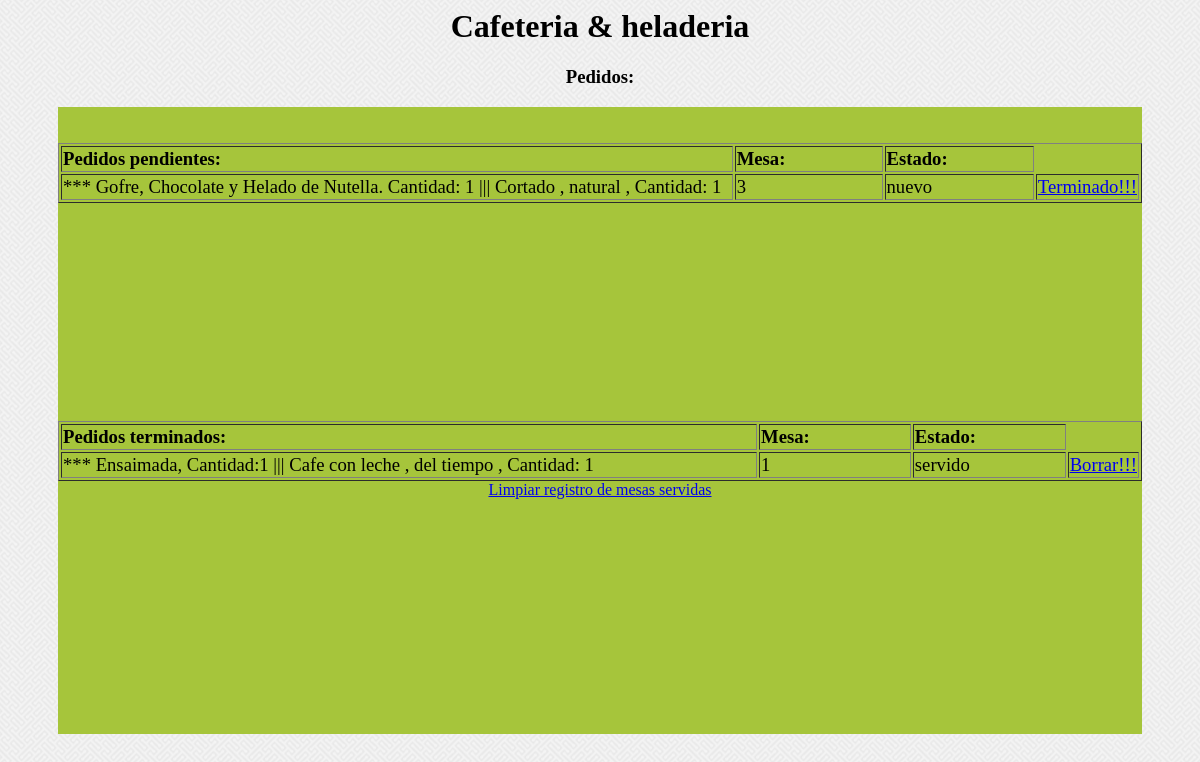
Before: / with the older database file.
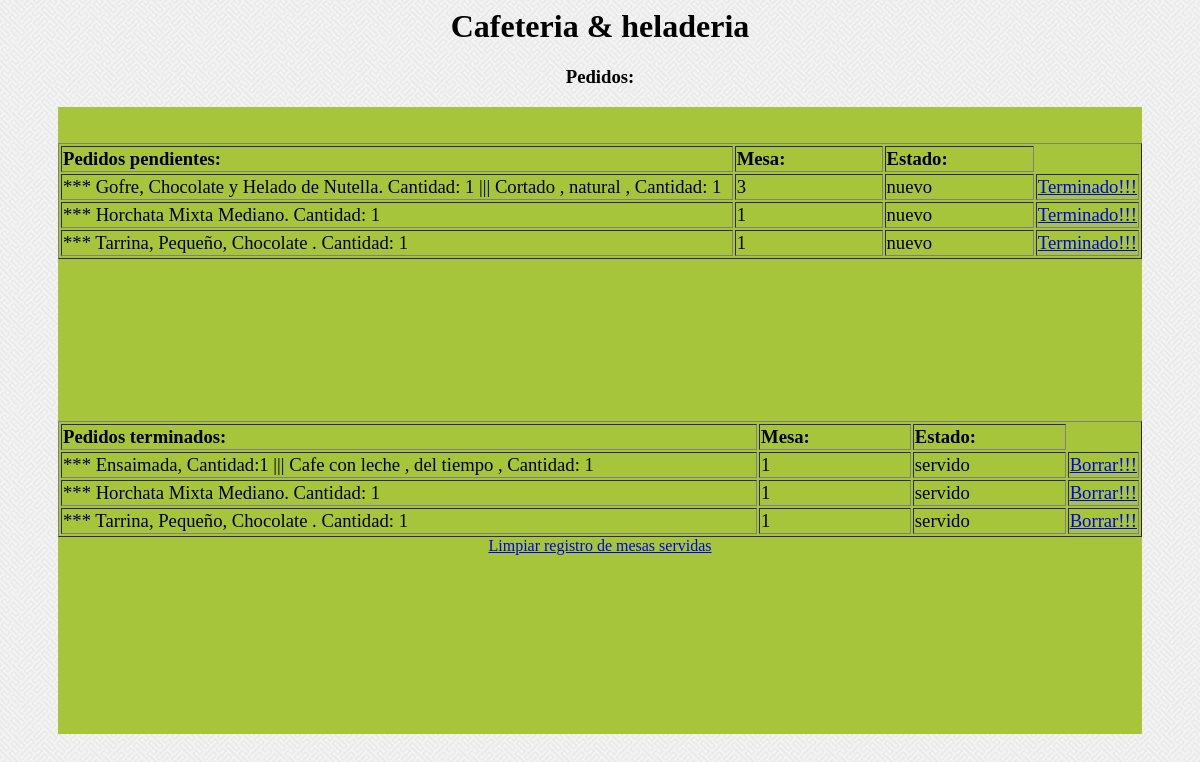
After: the same page with the newer database file.
### tables this page shows
CREATE TABLE IF NOT EXISTS `pedidos` (
  `pedido` varchar(10000) NOT NULL,
  `estado` varchar(10) NOT NULL,
  `id_mesa` int(3) NOT NULL,
  `id_pedido` int(6) NOT NULL AUTO_INCREMENT,
  PRIMARY KEY (`id_pedido`)
);

### index.php (the view, shortened to what this page needs)
<html>
<?php
  $query1 = "SELECT * FROM pedidos WHERE estado='nuevo'; ";
  $query2 = "SELECT * FROM pedidos WHERE estado='servido'; ";
  $mesasNuevas = mysql_query($query1);
  $mesasServidas = mysql_query($query2);
  ?>
<head>
<title>Cafeteria & heladeria, Panel de control</title></head>
<body background="fondo8.png">
<center><h1>Cafeteria & heladeria</h1></center>
    <div style=" padding: 0px 50px 50px 50px;">
            <center><h3>Pedidos:</h3></center>
					<div style=" height:80%; width:100%; background-color:#a6c53b;">
						<div style="overflow-y: scroll; height:50%;">
							<table border="1" style="font-size: 14pt;">
							<br></br>
								<tr>
									<td><b>Pedidos pendientes:</b></td><td><b>Mesa:</b></td><td><b>Estado:</b></td>
								</tr>
									<?php
										while($row = mysql_fetch_array($mesasNuevas)){
											echo "<tr><td id='td1'>".$row['pedido']."</td><td id='td2'>".$row['id_mesa']."</td><td id='td2'>".$row['estado'].
											"</td><td id='td2'><a href='sirve_pedidos.php?id_pedido=".$row['id_pedido']."&var1=terminado'>Terminado!!!</a></td></tr>";
										}
									?>
							</table>
						</div>
						<div style="overflow-y: scroll; height:50%;">
						<table border="1" style="font-size: 14pt;">
							<tr>
								<td><b>Pedidos terminados:</b></td><td><b>Mesa:</b></td><td><b>Estado:</b></td>
							</tr>
								<?php
									while($row = mysql_fetch_array($mesasServidas)){
										echo "<tr><td id='td1'>".$row['pedido']."</td><td id='td2'>".$row['id_mesa']."</td><td id='td2'>".$row['estado'].
										"</td><td id='td2'><a href='sirve_pedidos.php?id_pedido=".$row['id_pedido']."&var2=borrado'>Borrar!!!</a></td></tr>";
									}
								?>
						</table>
						<center><a href='sirve_pedidos.php?var3=historico'>Limpiar registro de mesas servidas</a></center>
						</div>
					</div>
    </div>
</body>
</html>

### index.php (style rules this page uses)
#td1 { width:70%; }
#td2 { width:15%; }

Changed rows visible on the page:
added pedidos: pedido "*** Horchata Mixta Mediano. Cantidad: 1", id_mesa "1", estado "nuevo", shown under "Pedidos:"
added pedidos: pedido "*** Tarrina, Pequeño, Chocolate . Cantidad: 1", id_mesa "1", estado "nuevo", shown under "Pedidos:"
added pedidos: pedido "*** Horchata Mixta Mediano. Cantidad: 1", id_mesa "1", estado "servido"
added pedidos: pedido "*** Tarrina, Pequeño, Chocolate . Cantidad: 1", id_mesa "1", estado "servido"
